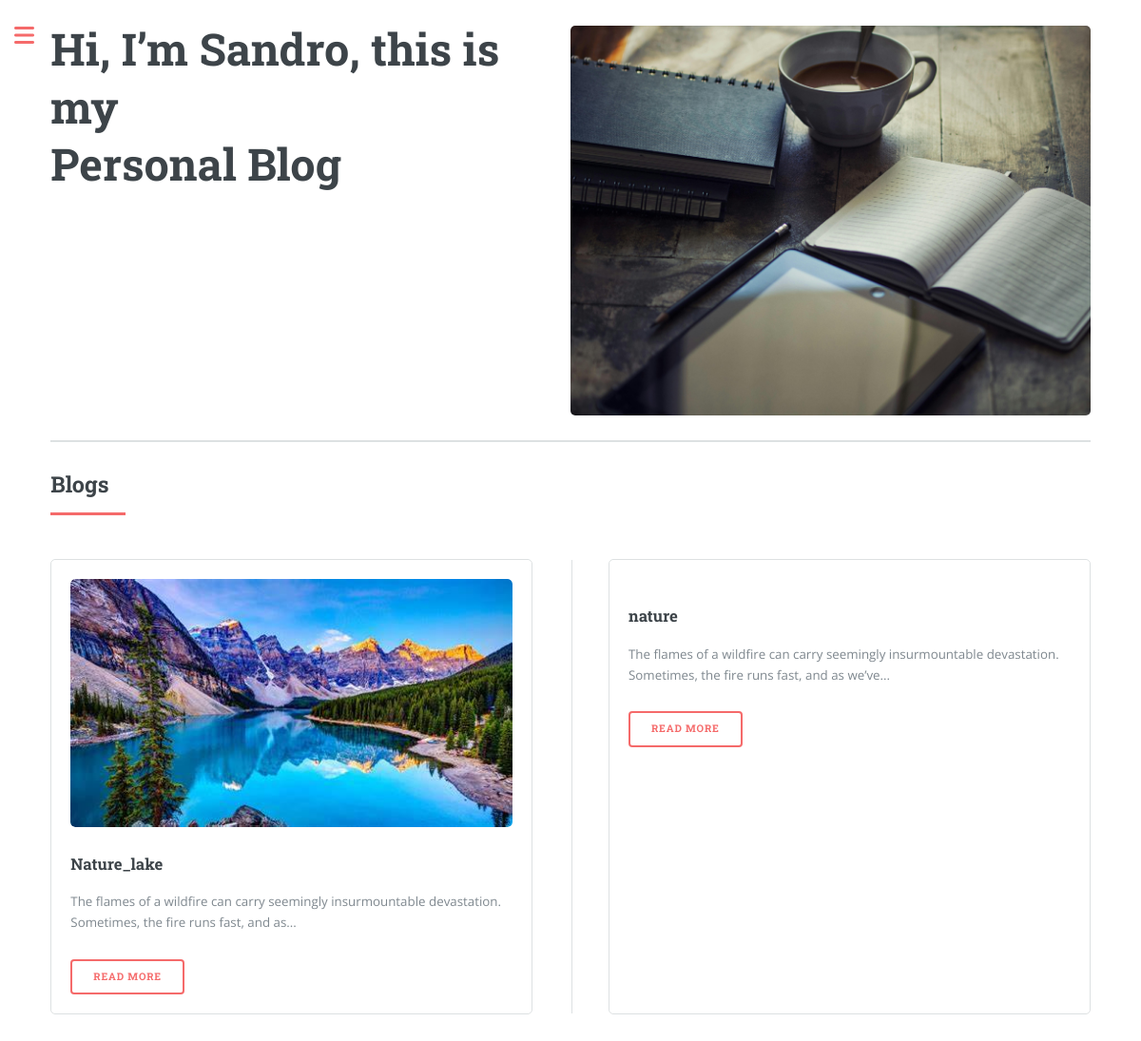
The page / on the database its author committed.
### models.py (models this page shows, shortened)
class BlogModel(db.Model):
    name = db.Column(db.String)
    file = db.Column(db.String)
    description = db.Column(db.String)
    id = db.Column(db.Integer, primary_key=True)

### routes.py (the view)
@app.route('/')
def home():
    blogs = BlogModel.query.all();
    return render_template('index.html', data = blogs)

### templates/index.html (shortened to what this page needs)
{% extends "base.html"%}
{% block content%}
<section id="banner">
  <div class="content">
    <header>
      <h1>Hi, I’m Sandro, this is my <br />
      Personal Blog</h1>
    </header>
  </div>
  <span class="image object">
    <img src="{{ url_for('static', filename='Blog.jpg') }}" alt="" />
  </span>
</section>
<section>
  <header class="major">
    <h2>Blogs</h2>
  </header>
  <div class="posts">
    {% for Blog in    data: %}
      {% set img = Blog.file %}
    <article class="box">
      <a href="/blog/{{Blog.id}}" class="image"><img src="{{ url_for('static', filename=img) }}" alt="" /></a>
      <h3>{{ Blog.name }}</h3>
      <p>{{ Blog.description | truncate(120) }}</p>
      <ul class="actions">
        <li>
          <a href="/blog/{{Blog.id}}" class="button"> Read More </a>
        </li>
      </ul>
    </article>
    {% endfor %}
  </div>
</section>
{% endblock %}

### templates/base.html (shortened to what this page needs)
<!DOCTYPE HTML>
<html>
	<head>
		<link rel="stylesheet" href="{{ url_for('static', filename='css/main.css') }}" />
		<link rel="stylesheet" href="https://cdnjs.cloudflare.com/ajax/libs/font-awesome/6.5.2/css/all.min.css" />
	</head>
	<body class="is-preload">
			<div id="wrapper">
					<div id="main">
						<div class="inner">
							{% block content %}
                            {% endblock %}
						</div>
					</div>
			</div>
	</body>
</html>

### rows shown on the page
BlogModel: file (picture), name "Nature_lake", description "The flames of a wildfire can carry seemingly insurmountable devastation. Sometimes, the fire runs fast, and as..."
BlogModel: name "nature", description "The flames of a wildfire can carry seemingly insurmountable devastation. Sometimes, the fire runs fast, and as we’ve..."
